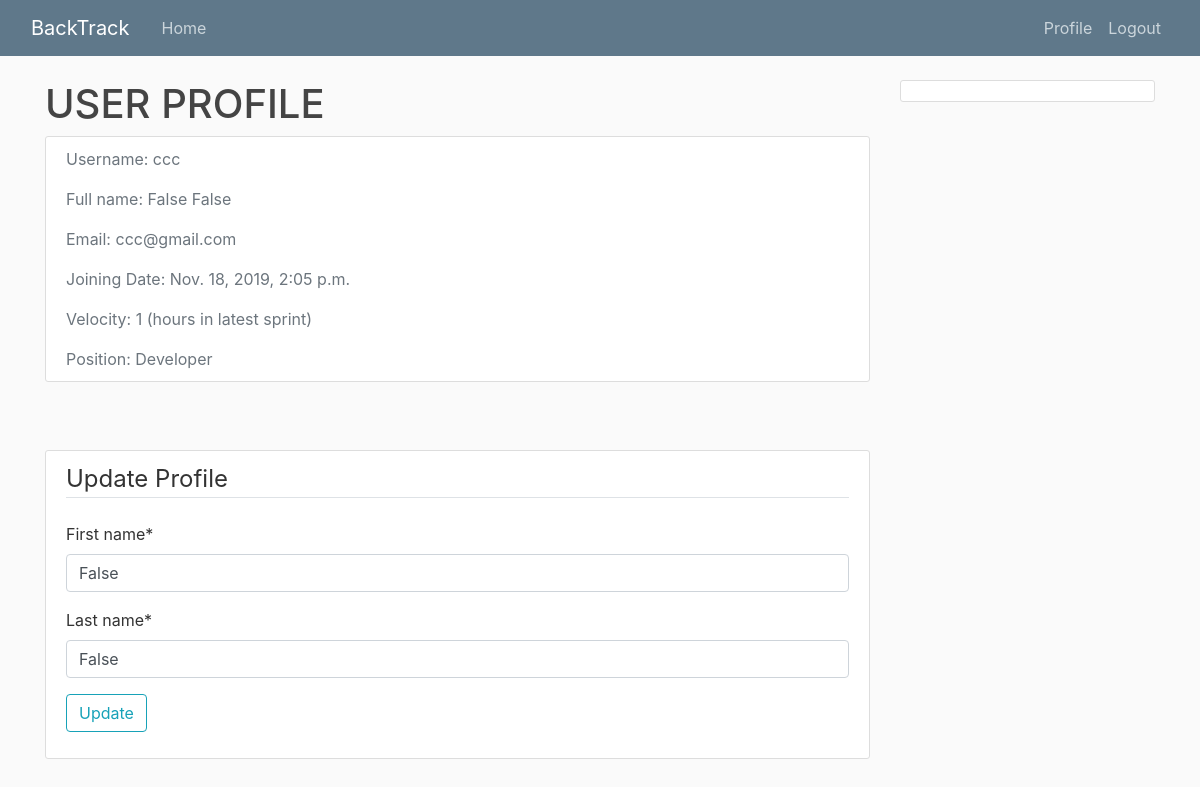
The app's page /profile/ (signed in) with its own data.
### users/models.py (models this page shows, shortened)
class User(AbstractBaseUser):
	email				=	models.EmailField(verbose_name="email",max_length=60, unique=True)
	position			=	models.CharField(
								max_length=32,
							)
	first_name			=	models.CharField(max_length=30, unique=False, default=False)
	last_name			= 	models.CharField(max_length=20, unique=False, default = False)
	username			=	models.CharField(max_length=10,unique=True)
	date_joined			=	models.DateTimeField(verbose_name='date joined', auto_now_add = True)
	last_login			=	models.DateTimeField(verbose_name='last login', auto_now=True)
	is_admin			=	models.BooleanField(default=False)
	is_active			=	models.BooleanField(default=True)
	is_staff			=	models.BooleanField(default=False)
	is_superuser		=	models.BooleanField(default=False)
	project				= 	models.ManyToManyField(Project)
	USERNAME_FIELD	=	'email'
	REQUIRED_FIELDS	=	['username',]
	objects = MyAccountManager()

### users/views.py (the view)
# urls.py: path('profile/',user_views.profile , name='profile'),
@login_required
def profile(request):
	context = {}
	context['user'] = request.user
	if context['user'].position == '3':
		if context['user'].project.exists():
			try:
				sprint = Sprint.objects.filter(project=context['user'].project.latest('pk')).latest('pk')
				tasks = Task.objects.filter(sprint=sprint)
				context['velocity'] = 0
				for task in tasks:
					if task.task_owner.pk == context['user'].pk:
						if task.status == 'Done':
							context['velocity'] += task.effort
			except:
				context['velocity'] = 'No data available'
		else:
			context['velocity'] = 'No data available'
	else:
		context['velocity'] = 'Not a developer'
	if not context['velocity']:
		context['velocity'] = 'No data available'
	if request.method == 'POST':
		u_form = UserUpdateForm(request.POST,instance=request.user)
		if u_form.is_valid():
			u_form.save()
			messages.success(request,f'Your account has been updated!')
			return redirect("profile")
	else:
		u_form = UserUpdateForm(instance=request.user)
	context['u_form'] = u_form
	return render(request, 'users/profile.html', context)

### users/forms.py
class UserUpdateForm(forms.ModelForm):
	first_name = forms.CharField(max_length=30, label="First name")
	last_name = forms.CharField(max_length=20, label="Last name")
	class Meta:
		model = User
		fields = ['first_name', 'last_name']

### users/templates/users/profile.html (shortened to what this page needs)
{% extends "base_register.html" %}
{% load crispy_forms_tags %}
{%block content%}
  <h1>USER PROFILE</h1>
	<div class="content-section">
      <div class="media">
        <div class="media-body">
          <p class="text-secondary">Username: {{ user.username }}</p>
          <p class="text-secondary">Full name: {{ user.first_name }} {{ user.last_name }}</p>
          <p class="text-secondary">Email: {{ user.email }}</p>
          <p class="text-secondary">Joining Date: {{ user.date_joined }}</p>
          {%if user.position == '3'%}
			<p class="text-secondary">Velocity: {{ velocity }} (hours in latest sprint)</p>
		  {%endif%}
          <div class="text-secondary" id="display"></div>
        </div>
      </div>
    </div>
    <br>
    <br>
    <div class="content-section">
          <form method="POST">
            <fieldset>
              <legend class="border-bottom mb-4"> Update Profile</legend>
              {{ u_form|crispy }}
            </fieldset>
            <div class="form-group">
                <button class="btn btn-outline-info" type="submit">
                  Update
                </button>
            </div>
          </form>
    </div>
{%endblock content %}

### productBacklog/static/PBI/main.css (style rules this page uses)
body { background: #fafafa; color: #333333; margin-top: 5rem; }
h1, h2, h3, h4, h5, h6 { color: #444444; }
.content-section { background: #ffffff; padding: 10px 20px; border: 1px solid #dddddd; border-radius: 3px; margin-bottom: 20px; }

### records on screen
User: username "ccc", first_name "False", last_name "False", email "ccc@gmail.com", date_joined "Nov. 18, 2019, 2:05 p.m."

### other values on screen
{{ velocity }} "1"
